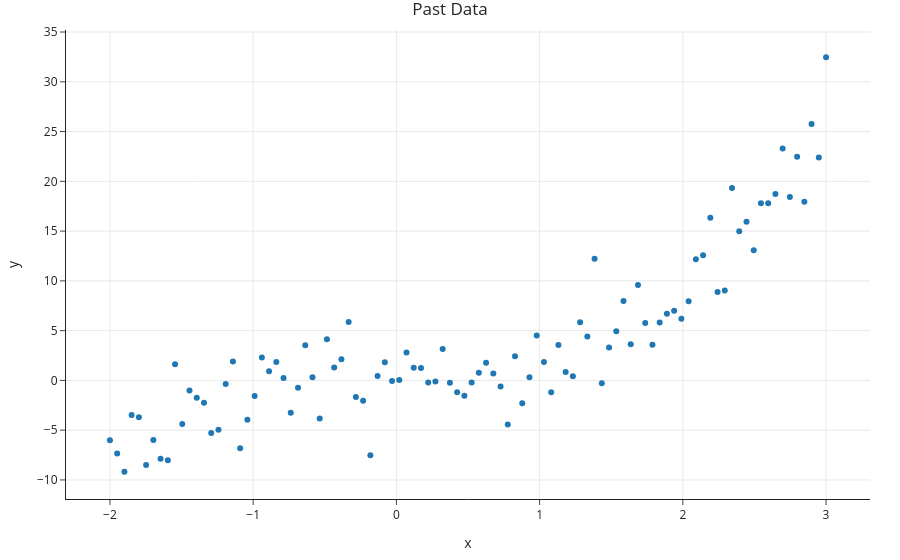

Notebook source saved alongside this figure:
### Code cell
px.scatter(past_data, x='x', y='y', title='Past Data')
